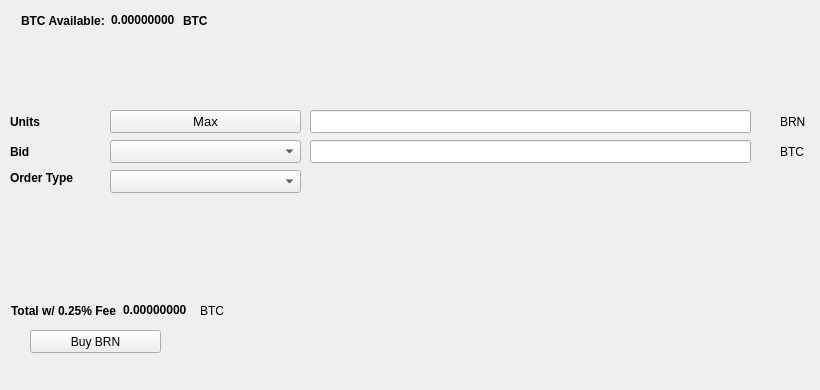
   <widget class="QWidget" name="BuyTab">
    <attribute name="title">
     <string>Buy</string>
    </attribute>
    <widget class="QPushButton" name="BuyBRN">
     <property name="geometry">
      <rect>
       <x>30</x>
       <y>330</y>
       <width>131</width>
       <height>23</height>
      </rect>
     </property>
     <property name="text">
      <string>Buy BRN</string>
     </property>
     <property name="icon">
      <iconset resource="../brn.qrc">
       <normaloff>:/icons/bitcoin</normaloff>:/icons/bitcoin</iconset>
     </property>
    </widget>
    <widget class="QLabel" name="label_3">
     <property name="geometry">
      <rect>
       <x>10</x>
       <y>110</y>
       <width>46</width>
       <height>23</height>
      </rect>
     </property>
     <property name="font">
      <font>
       <weight>75</weight>
       <bold>true</bold>
      </font>
     </property>
     <property name="text">
      <string>Units</string>
     </property>
    </widget>
    <widget class="QLineEdit" name="UnitsInput">
     <property name="geometry">
      <rect>
       <x>310</x>
       <y>110</y>
       <width>441</width>
       <height>23</height>
      </rect>
     </property>
     <property name="font">
      <font>
       <pointsize>9</pointsize>
       <weight>75</weight>
       <bold>true</bold>
      </font>
     </property>
    </widget>
    <widget class="QLineEdit" name="BuyBidPriceEdit">
     <property name="geometry">
      <rect>
       <x>310</x>
       <y>140</y>
       <width>441</width>
       <height>23</height>
      </rect>
     </property>
     <property name="font">
      <font>
       <pointsize>9</pointsize>
       <weight>75</weight>
       <bold>true</bold>
      </font>
     </property>
    </widget>
    <widget class="QLabel" name="label_4">
     <property name="geometry">
      <rect>
       <x>780</x>
       <y>110</y>
       <width>31</width>
       <height>23</height>
      </rect>
     </property>
     <property name="text">
      <string>BRN</string>
     </property>
    </widget>
    <widget class="QLabel" name="label_5">
     <property name="geometry">
      <rect>
       <x>780</x>
       <y>140</y>
       <width>31</width>
       <height>23</height>
      </rect>
     </property>
     <property name="text">
      <string>BTC</string>
     </property>
    </widget>
    <widget class="QLabel" name="label_6">
     <property name="geometry">
      <rect>
       <x>10</x>
       <y>140</y>
       <width>46</width>
       <height>23</height>
      </rect>
     </property>
     <property name="font">
      <font>
       <weight>75</weight>
       <bold>true</bold>
      </font>
     </property>
     <property name="text">
      <string>Bid</string>
     </property>
    </widget>
    <widget class="QLabel" name="label_7">
     <property name="geometry">
      <rect>
       <x>10</x>
       <y>170</y>
       <width>91</width>
       <height>16</height>
      </rect>
     </property>
     <property name="font">
      <font>
       <weight>75</weight>
       <bold>true</bold>
      </font>
     </property>
     <property name="text">
      <string>Order Type</string>
     </property>
    </widget>
    <widget class="QPushButton" name="Buy_Max_Amount">
     <property name="geometry">
      <rect>
       <x>110</x>
       <y>110</y>
       <width>191</width>
       <height>23</height>
      </rect>
     </property>
     <property name="font">
      <font>
       <pointsize>10</pointsize>
      </font>
     </property>
     <property name="text">
      <string>Max</string>
     </property>
    </widget>
    <widget class="QComboBox" name="BuyBidcomboBox">
     <property name="geometry">
      <rect>
       <x>110</x>
       <y>140</y>
       <width>191</width>
       <height>23</height>
      </rect>
     </property>
     <property name="font">
      <font>
       <pointsize>10</pointsize>
      </font>
     </property>
    </widget>
    <widget class="QComboBox" name="buyOrdertypeCombo">
     <property name="geometry">
      <rect>
       <x>110</x>
       <y>170</y>
       <width>191</width>
       <height>23</height>
      </rect>
     </property>
     <property name="font">
      <font>
       <pointsize>10</pointsize>
      </font>
     </property>
    </widget>
    <widget class="QWidget" name="layoutWidget1">
     <property name="geometry">
      <rect>
       <x>21</x>
       <y>11</y>
       <width>227</width>
       <height>19</height>
      </rect>
     </property>
     <layout class="QHBoxLayout" name="horizontalLayout_3">
      <item>
       <widget class="QLabel" name="label232">
        <property name="font">
         <font>
          <weight>75</weight>
          <bold>true</bold>
         </font>
        </property>
        <property name="text">
         <string>BTC Available:</string>
        </property>
       </widget>
      </item>
      <item>
       <widget class="QLabel" name="BtcAvailableLbl">
        <property name="palette">
         <palette>
          <active>
           <colorrole role="WindowText">
            <brush brushstyle="SolidPattern">
             <color alpha="255">
              <red>0</red>
              <green>0</green>
              <blue>0</blue>
             </color>
            </brush>
           </colorrole>
           <colorrole role="Button">
            <brush brushstyle="SolidPattern">
             <color alpha="255">
              <red>0</red>
              <green>170</green>
              <blue>0</blue>
             </color>
            </brush>
           </colorrole>
           <colorrole role="Light">
            <brush brushstyle="SolidPattern">
             <color alpha="255">
              <red>0</red>
              <green>255</green>
              <blue>0</blue>
             </color>
            </brush>
           </colorrole>
           <colorrole role="Midlight">
            <brush brushstyle="SolidPattern">
             <color alpha="255">
              <red>0</red>
              <green>212</green>
              <blue>0</blue>
             </color>
            </brush>
           </colorrole>
           <colorrole role="Dark">
            <brush brushstyle="SolidPattern">
             <color alpha="255">
              <red>0</red>
              <green>85</green>
              <blue>0</blue>
             </color>
            </brush>
           </colorrole>
           <colorrole role="Mid">
            <brush brushstyle="SolidPattern">
             <color alpha="255">
              <red>0</red>
              <green>113</green>
              <blue>0</blue>
             </color>
            </brush>
           </colorrole>
           <colorrole role="Text">
            <brush brushstyle="SolidPattern">
             <color alpha="255">
              <red>0</red>
              <green>170</green>
              <blue>0</blue>
             </color>
            </brush>
           </colorrole>
           <colorrole role="BrightText">
            <brush brushstyle="SolidPattern">
             <color alpha="255">
              <red>255</red>
              <green>255</green>
              <blue>255</blue>
             </color>
            </brush>
           </colorrole>
           <colorrole role="ButtonText">
            <brush brushstyle="SolidPattern">
             <color alpha="255">
              <red>0</red>
              <green>0</green>
              <blue>0</blue>
             </color>
            </brush>
           </colorrole>
           <colorrole role="Base">
            <brush brushstyle="SolidPattern">
             <color alpha="255">
              <red>255</red>
              <green>255</green>
              <blue>255</blue>
             </color>
            </brush>
           </colorrole>
           <colorrole role="Window">
            <brush brushstyle="SolidPattern">
             <color alpha="255">
              <red>0</red>
              <green>170</green>
              <blue>0</blue>
             </color>
            </brush>
           </colorrole>
           <colorrole role="Shadow">
            <brush brushstyle="SolidPattern">
             <color alpha="255">
              <red>0</red>
              <green>0</green>
              <blue>0</blue>
             </color>
            </brush>
           </colorrole>
           <colorrole role="AlternateBase">
            <brush brushstyle="SolidPattern">
             <color alpha="255">
              <red>127</red>
              <green>212</green>
              <blue>127</blue>
             </color>
            </brush>
           </colorrole>
           <colorrole role="ToolTipBase">
            <brush brushstyle="SolidPattern">
             <color alpha="255">
              <red>255</red>
              <green>255</green>
              <blue>220</blue>
             </color>
            </brush>
           </colorrole>
           <colorrole role="ToolTipText">
            <brush brushstyle="SolidPattern">
             <color alpha="255">
              <red>0</red>
              <green>0</green>
              <blue>0</blue>
             </color>
            </brush>
           </colorrole>
          </active>
          <inactive>
           <colorrole role="WindowText">
            <brush brushstyle="SolidPattern">
             <color alpha="255">
              <red>0</red>
              <green>0</green>
              <blue>0</blue>
             </color>
            </brush>
           </colorrole>
           <colorrole role="Button">
            <brush brushstyle="SolidPattern">
             <color alpha="255">
              <red>0</red>
              <green>170</green>
              <blue>0</blue>
             </color>
            </brush>
           </colorrole>
           <colorrole role="Light">
            <brush brushstyle="SolidPattern">
             <color alpha="255">
              <red>0</red>
              <green>255</green>
              <blue>0</blue>
             </color>
            </brush>
           </colorrole>
           <colorrole role="Midlight">
            <brush brushstyle="SolidPattern">
             <color alpha="255">
              <red>0</red>
              <green>212</green>
              <blue>0</blue>
             </color>
            </brush>
           </colorrole>
           <colorrole role="Dark">
            <brush brushstyle="SolidPattern">
             <color alpha="255">
              <red>0</red>
              <green>85</green>
              <blue>0</blue>
             </color>
            </brush>
           </colorrole>
           <colorrole role="Mid">
            <brush brushstyle="SolidPattern">
             <color alpha="255">
              <red>0</red>
              <green>113</green>
              <blue>0</blue>
             </color>
            </brush>
           </colorrole>
           <colorrole role="Text">
            <brush brushstyle="SolidPattern">
             <color alpha="255">
              <red>0</red>
              <green>170</green>
              <blue>0</blue>
             </color>
            </brush>
           </colorrole>
           <colorrole role="BrightText">
            <brush brushstyle="SolidPattern">
             <color alpha="255">
              <red>255</red>
              <green>255</green>
              <blue>255</blue>
             </color>
            </brush>
           </colorrole>
           <colorrole role="ButtonText">
            <brush brushstyle="SolidPattern">
             <color alpha="255">
              <red>0</red>
              <green>0</green>
              <blue>0</blue>
             </color>
            </brush>
           </colorrole>
           <colorrole role="Base">
            <brush brushstyle="SolidPattern">
             <color alpha="255">
              <red>255</red>
              <green>255</green>
              <blue>255</blue>
             </color>
            </brush>
           </colorrole>
           <colorrole role="Window">
            <brush brushstyle="SolidPattern">
             <color alpha="255">
              <red>0</red>
              <green>170</green>
              <blue>0</blue>
             </color>
            </brush>
           </colorrole>
           <colorrole role="Shadow">
            <brush brushstyle="SolidPattern">
             <color alpha="255">
              <red>0</red>
              <green>0</green>
              <blue>0</blue>
             </color>
            </brush>
           </colorrole>
           <colorrole role="AlternateBase">
            <brush brushstyle="SolidPattern">
             <color alpha="255">
              <red>127</red>
              <green>212</green>
              <blue>127</blue>
             </color>
            </brush>
           </colorrole>
           <colorrole role="ToolTipBase">
            <brush brushstyle="SolidPattern">
             <color alpha="255">
              <red>255</red>
              <green>255</green>
              <blue>220</blue>
             </color>
            </brush>
           </colorrole>
           <colorrole role="ToolTipText">
            <brush brushstyle="SolidPattern">
             <color alpha="255">
              <red>0</red>
              <green>0</green>
              <blue>0</blue>
             </color>
            </brush>
           </colorrole>
          </inactive>
          <disabled>
           <colorrole role="WindowText">
            <brush brushstyle="SolidPattern">
             <color alpha="255">
              <red>0</red>
              <green>85</green>
              <blue>0</blue>
             </color>
            </brush>
           </colorrole>
           <colorrole role="Button">
            <brush brushstyle="SolidPattern">
             <color alpha="255">
              <red>0</red>
              <green>170</green>
              <blue>0</blue>
             </color>
            </brush>
           </colorrole>
           <colorrole role="Light">
            <brush brushstyle="SolidPattern">
             <color alpha="255">
              <red>0</red>
              <green>255</green>
              <blue>0</blue>
             </color>
            </brush>
           </colorrole>
           <colorrole role="Midlight">
            <brush brushstyle="SolidPattern">
             <color alpha="255">
              <red>0</red>
              <green>212</green>
              <blue>0</blue>
             </color>
            </brush>
           </colorrole>
           <colorrole role="Dark">
            <brush brushstyle="SolidPattern">
             <color alpha="255">
              <red>0</red>
              <green>85</green>
              <blue>0</blue>
             </color>
            </brush>
           </colorrole>
           <colorrole role="Mid">
            <brush brushstyle="SolidPattern">
             <color alpha="255">
              <red>0</red>
              <green>113</green>
              <blue>0</blue>
             </color>
            </brush>
           </colorrole>
           <colorrole role="Text">
            <brush brushstyle="SolidPattern">
             <color alpha="255">
              <red>0</red>
              <green>85</green>
              <blue>0</blue>
             </color>
            </brush>
           </colorrole>
           <colorrole role="BrightText">
            <brush brushstyle="SolidPattern">
             <color alpha="255">
              <red>255</red>
              <green>255</green>
              <blue>255</blue>
             </color>
            </brush>
           </colorrole>
           <colorrole role="ButtonText">
            <brush brushstyle="SolidPattern">
             <color alpha="255">
              <red>0</red>
              <green>85</green>
              <blue>0</blue>
             </color>
            </brush>
           </colorrole>
           <colorrole role="Base">
            <brush brushstyle="SolidPattern">
             <color alpha="255">
              <red>0</red>
              <green>170</green>
              <blue>0</blue>
             </color>
            </brush>
           </colorrole>
           <colorrole role="Window">
            <brush brushstyle="SolidPattern">
             <color alpha="255">
              <red>0</red>
              <green>170</green>
              <blue>0</blue>
             </color>
            </brush>
           </colorrole>
           <colorrole role="Shadow">
            <brush brushstyle="SolidPattern">
             <color alpha="255">
              <red>0</red>
              <green>0</green>
              <blue>0</blue>
             </color>
            </brush>
           </colorrole>
           <colorrole role="AlternateBase">
            <brush brushstyle="SolidPattern">
             <color alpha="255">
              <red>0</red>
              <green>170</green>
              <blue>0</blue>
             </color>
            </brush>
           </colorrole>
           <colorrole role="ToolTipBase">
            <brush brushstyle="SolidPattern">
             <color alpha="255">
              <red>255</red>
              <green>255</green>
              <blue>220</blue>
             </color>
            </brush>
           </colorrole>
           <colorrole role="ToolTipText">
            <brush brushstyle="SolidPattern">
             <color alpha="255">
              <red>0</red>
              <green>0</green>
              <blue>0</blue>
             </color>
            </brush>
           </colorrole>
          </disabled>
         </palette>
        </property>
        <property name="font">
         <font>
          <weight>75</weight>
          <bold>true</bold>
         </font>
        </property>
        <property name="text">
         <string>0.00000000</string>
        </property>
        <property name="textInteractionFlags">
         <set>Qt::LinksAccessibleByMouse|Qt::TextSelectableByKeyboard|Qt::TextSelectableByMouse</set>
        </property>
       </widget>
      </item>
      <item>
       <widget class="QLabel" name="BtcAvailableLbl_2">
        <property name="font">
         <font>
          <weight>75</weight>
          <bold>true</bold>
         </font>
        </property>
        <property name="text">
         <string>BTC</string>
        </property>
       </widget>
      </item>
     </layout>
    </widget>
    <widget class="QWidget" name="layoutWidge2">
     <property name="geometry">
      <rect>
       <x>11</x>
       <y>301</y>
       <width>259</width>
       <height>19</height>
      </rect>
     </property>
     <layout class="QHBoxLayout" name="horizontalLayout_4">
      <item>
       <widget class="QLabel" name="label_9">
        <property name="font">
         <font>
          <weight>75</weight>
          <bold>true</bold>
         </font>
        </property>
        <property name="text">
         <string>Total w/ 0.25% Fee</string>
        </property>
       </widget>
      </item>
      <item>
       <widget class="QLabel" name="BuyCostLabel">
        <property name="palette">
         <palette>
          <active>
           <colorrole role="WindowText">
            <brush brushstyle="SolidPattern">
             <color alpha="255">
              <red>0</red>
              <green>0</green>
              <blue>0</blue>
             </color>
            </brush>
           </colorrole>
           <colorrole role="Button">
            <brush brushstyle="SolidPattern">
             <color alpha="255">
              <red>0</red>
              <green>170</green>
              <blue>0</blue>
             </color>
            </brush>
           </colorrole>
           <colorrole role="Light">
            <brush brushstyle="SolidPattern">
             <color alpha="255">
              <red>0</red>
              <green>255</green>
              <blue>0</blue>
             </color>
            </brush>
           </colorrole>
           <colorrole role="Midlight">
            <brush brushstyle="SolidPattern">
             <color alpha="255">
              <red>0</red>
              <green>212</green>
              <blue>0</blue>
             </color>
            </brush>
           </colorrole>
           <colorrole role="Dark">
            <brush brushstyle="SolidPattern">
             <color alpha="255">
              <red>0</red>
              <green>85</green>
              <blue>0</blue>
             </color>
            </brush>
           </colorrole>
           <colorrole role="Mid">
            <brush brushstyle="SolidPattern">
             <color alpha="255">
              <red>0</red>
              <green>113</green>
              <blue>0</blue>
             </color>
            </brush>
           </colorrole>
           <colorrole role="Text">
            <brush brushstyle="SolidPattern">
             <color alpha="255">
              <red>0</red>
              <green>170</green>
              <blue>0</blue>
             </color>
            </brush>
           </colorrole>
           <colorrole role="BrightText">
            <brush brushstyle="SolidPattern">
             <color alpha="255">
              <red>255</red>
              <green>255</green>
              <blue>255</blue>
             </color>
            </brush>
           </colorrole>
           <colorrole role="ButtonText">
            <brush brushstyle="SolidPattern">
             <color alpha="255">
              <red>0</red>
              <green>0</green>
              <blue>0</blue>
             </color>
            </brush>
           </colorrole>
           <colorrole role="Base">
            <brush brushstyle="SolidPattern">
             <color alpha="255">
              <red>255</red>
              <green>255</green>
              <blue>255</blue>
             </color>
            </brush>
           </colorrole>
           <colorrole role="Window">
            <brush brushstyle="SolidPattern">
             <color alpha="255">
              <red>0</red>
              <green>170</green>
              <blue>0</blue>
             </color>
            </brush>
           </colorrole>
           <colorrole role="Shadow">
            <brush brushstyle="SolidPattern">
             <color alpha="255">
              <red>0</red>
              <green>0</green>
              <blue>0</blue>
             </color>
            </brush>
           </colorrole>
           <colorrole role="AlternateBase">
            <brush brushstyle="SolidPattern">
             <color alpha="255">
              <red>127</red>
              <green>212</green>
              <blue>127</blue>
             </color>
            </brush>
           </colorrole>
           <colorrole role="ToolTipBase">
            <brush brushstyle="SolidPattern">
             <color alpha="255">
              <red>255</red>
              <green>255</green>
              <blue>220</blue>
             </color>
            </brush>
           </colorrole>
           <colorrole role="ToolTipText">
            <brush brushstyle="SolidPattern">
             <color alpha="255">
              <red>0</red>
              <green>0</green>
              <blue>0</blue>
             </color>
            </brush>
           </colorrole>
          </active>
          <inactive>
           <colorrole role="WindowText">
            <brush brushstyle="SolidPattern">
             <color alpha="255">
              <red>0</red>
              <green>0</green>
              <blue>0</blue>
             </color>
            </brush>
           </colorrole>
           <colorrole role="Button">
            <brush brushstyle="SolidPattern">
             <color alpha="255">
              <red>0</red>
              <green>170</green>
              <blue>0</blue>
             </color>
            </brush>
           </colorrole>
           <colorrole role="Light">
            <brush brushstyle="SolidPattern">
             <color alpha="255">
              <red>0</red>
              <green>255</green>
              <blue>0</blue>
             </color>
            </brush>
           </colorrole>
           <colorrole role="Midlight">
            <brush brushstyle="SolidPattern">
             <color alpha="255">
              <red>0</red>
              <green>212</green>
              <blue>0</blue>
             </color>
            </brush>
           </colorrole>
           <colorrole role="Dark">
            <brush brushstyle="SolidPattern">
             <color alpha="255">
              <red>0</red>
              <green>85</green>
              <blue>0</blue>
             </color>
            </brush>
           </colorrole>
           <colorrole role="Mid">
            <brush brushstyle="SolidPattern">
             <color alpha="255">
              <red>0</red>
              <green>113</green>
              <blue>0</blue>
             </color>
            </brush>
           </colorrole>
           <colorrole role="Text">
            <brush brushstyle="SolidPattern">
             <color alpha="255">
              <red>0</red>
              <green>170</green>
              <blue>0</blue>
             </color>
            </brush>
           </colorrole>
           <colorrole role="BrightText">
            <brush brushstyle="SolidPattern">
             <color alpha="255">
              <red>255</red>
              <green>255</green>
              <blue>255</blue>
             </color>
            </brush>
           </colorrole>
           <colorrole role="ButtonText">
            <brush brushstyle="SolidPattern">
             <color alpha="255">
              <red>0</red>
              <green>0</green>
              <blue>0</blue>
             </color>
            </brush>
           </colorrole>
           <colorrole role="Base">
            <brush brushstyle="SolidPattern">
             <color alpha="255">
              <red>255</red>
              <green>255</green>
              <blue>255</blue>
             </color>
            </brush>
           </colorrole>
           <colorrole role="Window">
            <brush brushstyle="SolidPattern">
             <color alpha="255">
              <red>0</red>
              <green>170</green>
              <blue>0</blue>
             </color>
            </brush>
           </colorrole>
           <colorrole role="Shadow">
            <brush brushstyle="SolidPattern">
             <color alpha="255">
              <red>0</red>
              <green>0</green>
              <blue>0</blue>
             </color>
            </brush>
           </colorrole>
           <colorrole role="AlternateBase">
            <brush brushstyle="SolidPattern">
             <color alpha="255">
              <red>127</red>
              <green>212</green>
              <blue>127</blue>
             </color>
            </brush>
           </colorrole>
           <colorrole role="ToolTipBase">
            <brush brushstyle="SolidPattern">
             <color alpha="255">
              <red>255</red>
              <green>255</green>
              <blue>220</blue>
             </color>
            </brush>
           </colorrole>
           <colorrole role="ToolTipText">
            <brush brushstyle="SolidPattern">
             <color alpha="255">
              <red>0</red>
              <green>0</green>
              <blue>0</blue>
             </color>
            </brush>
           </colorrole>
          </inactive>
          <disabled>
           <colorrole role="WindowText">
            <brush brushstyle="SolidPattern">
             <color alpha="255">
              <red>0</red>
              <green>85</green>
              <blue>0</blue>
             </color>
            </brush>
           </colorrole>
           <colorrole role="Button">
            <brush brushstyle="SolidPattern">
             <color alpha="255">
              <red>0</red>
              <green>170</green>
              <blue>0</blue>
             </color>
            </brush>
           </colorrole>
           <colorrole role="Light">
            <brush brushstyle="SolidPattern">
             <color alpha="255">
              <red>0</red>
              <green>255</green>
              <blue>0</blue>
             </color>
            </brush>
           </colorrole>
           <colorrole role="Midlight">
            <brush brushstyle="SolidPattern">
             <color alpha="255">
              <red>0</red>
              <green>212</green>
              <blue>0</blue>
             </color>
            </brush>
           </colorrole>
           <colorrole role="Dark">
            <brush brushstyle="SolidPattern">
             <color alpha="255">
              <red>0</red>
              <green>85</green>
              <blue>0</blue>
             </color>
            </brush>
           </colorrole>
           <colorrole role="Mid">
            <brush brushstyle="SolidPattern">
             <color alpha="255">
              <red>0</red>
              <green>113</green>
              <blue>0</blue>
             </color>
            </brush>
           </colorrole>
           <colorrole role="Text">
            <brush brushstyle="SolidPattern">
             <color alpha="255">
              <red>0</red>
              <green>85</green>
              <blue>0</blue>
             </color>
            </brush>
           </colorrole>
           <colorrole role="BrightText">
            <brush brushstyle="SolidPattern">
             <color alpha="255">
              <red>255</red>
              <green>255</green>
              <blue>255</blue>
             </color>
            </brush>
           </colorrole>
           <colorrole role="ButtonText">
            <brush brushstyle="SolidPattern">
             <color alpha="255">
              <red>0</red>
              <green>85</green>
              <blue>0</blue>
             </color>
            </brush>
           </colorrole>
           <colorrole role="Base">
            <brush brushstyle="SolidPattern">
             <color alpha="255">
              <red>0</red>
              <green>170</green>
              <blue>0</blue>
             </color>
            </brush>
           </colorrole>
           <colorrole role="Window">
            <brush brushstyle="SolidPattern">
             <color alpha="255">
              <red>0</red>
              <green>170</green>
              <blue>0</blue>
             </color>
            </brush>
           </colorrole>
           <colorrole role="Shadow">
            <brush brushstyle="SolidPattern">
             <color alpha="255">
              <red>0</red>
              <green>0</green>
              <blue>0</blue>
             </color>
            </brush>
           </colorrole>
           <colorrole role="AlternateBase">
            <brush brushstyle="SolidPattern">
             <color alpha="255">
              <red>0</red>
              <green>170</green>
              <blue>0</blue>
             </color>
            </brush>
           </colorrole>
           <colorrole role="ToolTipBase">
            <brush brushstyle="SolidPattern">
             <color alpha="255">
              <red>255</red>
              <green>255</green>
              <blue>220</blue>
             </color>
            </brush>
           </colorrole>
           <colorrole role="ToolTipText">
            <brush brushstyle="SolidPattern">
             <color alpha="255">
              <red>0</red>
              <green>0</green>
              <blue>0</blue>
             </color>
            </brush>
           </colorrole>
          </disabled>
         </palette>
        </property>
        <property name="font">
         <font>
          <weight>75</weight>
          <bold>true</bold>
         </font>
        </property>
        <property name="autoFillBackground">
         <bool>false</bool>
        </property>
        <property name="text">
         <string>0.00000000</string>
        </property>
        <property name="textInteractionFlags">
         <set>Qt::LinksAccessibleByMouse|Qt::TextSelectableByMouse</set>
        </property>
       </widget>
      </item>
      <item>
       <widget class="QLabel" name="label_10">
        <property name="font">
         <font>
          <weight>50</weight>
          <bold>false</bold>
         </font>
        </property>
        <property name="text">
         <string>BTC</string>
        </property>
       </widget>
      </item>
     </layout>
    </widget>
    <widget class="QLabel" name="label_24">
     <property name="geometry">
      <rect>
       <x>460</x>
       <y>300</y>
       <width>281</width>
       <height>81</height>
      </rect>
     </property>
     <property name="text">
      <string/>
     </property>
     <property name="pixmap">
      <pixmap>:/images/bittrex</pixmap>
     </property>
    </widget>
   </widget>
